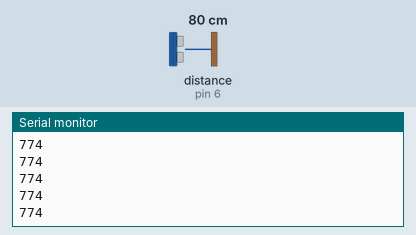
Recording of a sketch running on a simulated Arduino Uno, built with avr-gcc and run on an emulated ATmega328P. Parts: the last lines printed to the serial monitor. Wiring (inferred from the names in the program): ultrasonic range finder: trigger pin 7; echo pin 6. Inputs (shaded band) come from the test bench; at power-on: distance to the obstacle (sensor on pin 6) 80 cm. The echo pulse lasts 58.3 µs per cm.

Above: at 1.2 s.
1.3 s: distance to the obstacle (sensor on pin 6) set to 2 cm
At 1.38 s:
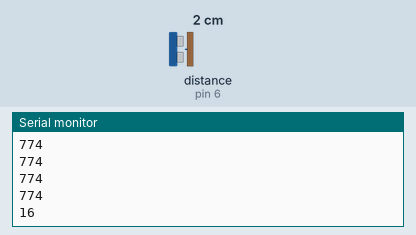
2.8 s: distance to the obstacle (sensor on pin 6) set to 4 cm
At 2.89 s:
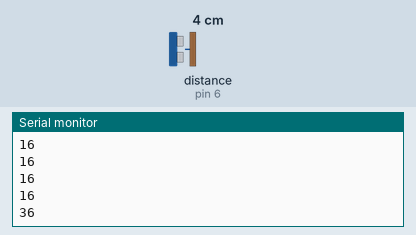
Timing chart, 0 to 5.8 s (numbered marks = the images above; inputs shaded):
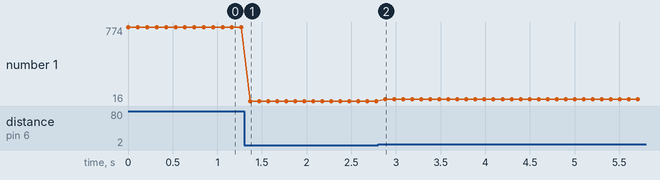

The sketch:

prova1.ino
```cpp
/*
 * Programma dimostrativo per come funziona il Sonar
 * HC-SR04.
 *
 * Visualizziamo su Monitor Seriale la distanza degli
 * ostacoli espressa in millimetri.
 *
 * Visualizza l'esperienza di laboratorio completa:
 * https://youtu.be/anoGPaztyF4
 */

#define  SONAR_ECHO    6
#define  SONAR_TRIG    7


void setup()
{
  Serial.begin(9600);

  pinMode( SONAR_ECHO, INPUT );
  pinMode( SONAR_TRIG, OUTPUT );
}


void loop()
{
  unsigned long t, d;

  /* produco impulso */
  digitalWrite( SONAR_TRIG, HIGH );
  delayMicroseconds( 10 );
  digitalWrite( SONAR_TRIG, LOW );

  /* leggo il segnale di ritorno */
  t = pulseIn( SONAR_ECHO, HIGH, 30000 ); /* oltre i 450 cm ritorna 0 */

  /* calcolo distanza */
  d = t / 6;  /* approssimata ed espressa in millimetri */

  /* scrivo distanza */
  Serial.println( d );

  delay( 100 );
}
```

Measured:
- after the input at 1.3 s, the serial monitor: prints a new line after 0.07 s (image 1)
- after the input at 2.8 s, the serial monitor: prints a new line after 0.08 s (image 2)
- plotted number 1: 774 → 16 after the input at 1.3 s, 16 → 36 after the input at 2.8 s
